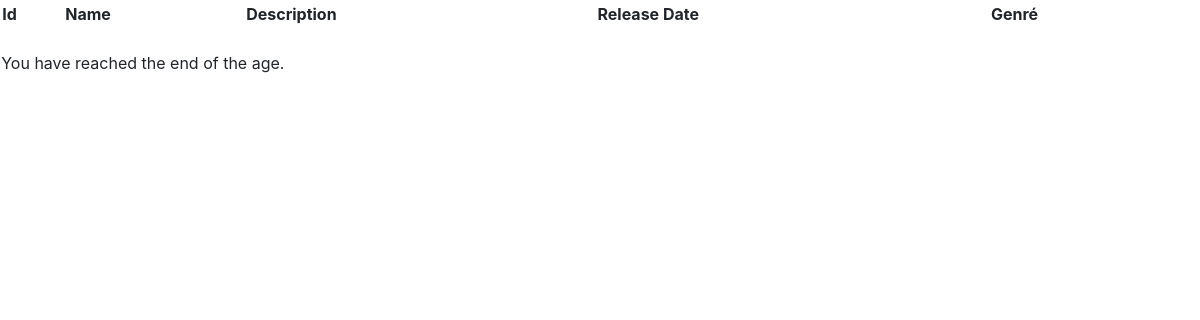
Page /dvds.php on the earlier database version.
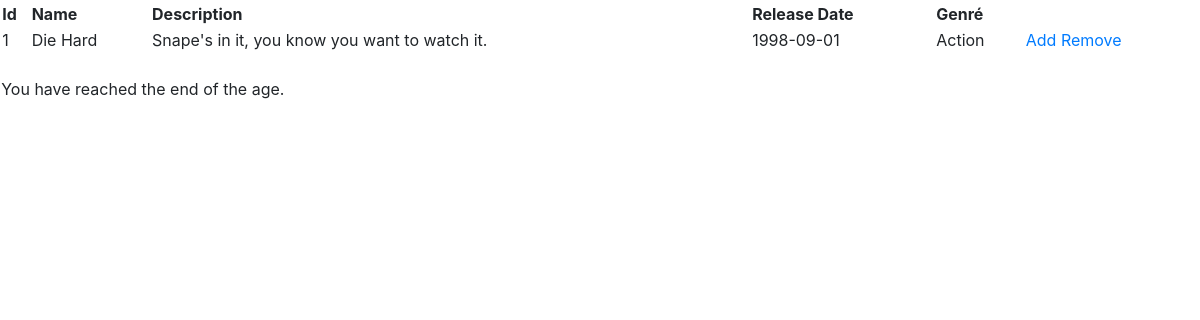
Same page on the later database version.
### tables this page shows
CREATE TABLE `dvd` (
  `id` int(11) NOT NULL,
  `name` varchar(50) NOT NULL,
  `description` varchar(255) NOT NULL,
  `release_date` date NOT NULL,
  `category_id` int(11) NOT NULL
);

CREATE TABLE `category` (
  `id` int(11) NOT NULL,
  `category_name` varchar(255) NOT NULL
);

### dvds.php (called while the page is built, shortened)
<?php
include ("dvdTable.php");

### dbConnect.php (called while the page is built, shortened)
<?php
class dbConnect
{
    private $host, $user, $password, $database, $conn;
    public function __construct($host = "127.0.0.1", $user = "root", $password = "", $database = "dvd_shop")
    {
        $this->host = $host;
        $this->user = $user;
        $this->password = $password;
        $this->database = $database;
        $this->conn = mysqli_connect($this->host, $this->user, $this->password, $this->database);
    }
    public function fetch($query, $where =[], $condition = ' AND ')
    {
        $sql = $this->conn->query($query);
        $result = array();
        while ($row = mysqli_fetch_assoc($sql)) {
            array_push($result, $row);
        }
        return $result;
    }
}

### dvd.php (called while the page is built, shortened)
<?php
class dvd
{
    private $id, $name, $description, $releaseDate, $category_id, $category_name, $count;
    public function __construct($id, $name, $description, $releaseDate, $category_id, $category_name, $count = 0)
    {
        $this->id = $id;
        $this->name = $name;
        $this->description = $description;
        $this->releaseDate = $releaseDate;
        $this->category_name = $category_name;
    }
    public function getId()
    {
        return $this->id;
    }
    public function getName()
    {
        return $this->name;
    }
    public function getDescription()
    {
        return $this->description;
    }
    public function getReleaseDate()
    {
        return $this->releaseDate;
    }
    public function getCategoryName()
    {
        return $this->category_name;
    }
}

### functionsDvd.php (the view, shortened to what this page needs)
<?php
function getDvd()
{
    $dbConnect = new dbConnect();
    $dvd = array();
    $results = $dbConnect->fetch("
        SELECT dvd.id, dvd.name, dvd.description,dvd.release_date, dvd.category_id, category.category_name
        FROM dvd
        INNER JOIN category ON category.id = dvd.category_id;");
    foreach ($results as $key => $value){
        array_push($dvd, new dvd($value['id'], $value['name'], $value['description'],
            $value['release_date'], $value['category_id'], $value['category_name']));
    }
    return $dvd;
}
function dvdTableStart(){
    ?>
<table>
    <tr>
        <th>Id</th>
        <th>Name</th>
        <th>Description</th>
        <th>Release Date</th>
        <th>Genré</th>
        <th>&nbsp;</th>
    </tr>
    <?php
}
    ?>
    <?php
function dvdTableRow($dvdArray)
{
    echo "<tr>
            <td>" . htmlspecialchars($dvdArray->getId()) . "</td>" . "
            <td>" . htmlspecialchars($dvdArray->getName()) . "</td>" . "
            <td>" . htmlspecialchars($dvdArray->getDescription()) . "</td>" . "
            <td>" . htmlspecialchars($dvdArray->getReleaseDate()) . "</td>" . "
            <td>" . htmlspecialchars($dvdArray->getCategoryName()) . "</td>" . "
            <td> <a href='?id=" . htmlspecialchars($dvdArray->getId()) . "&add=TRUE'>Add</a>
                <a href='?id=" . htmlspecialchars($dvdArray->getId()) . "&remove=TRUE'>Remove</a>
            </td>" . "
         </tr>";
}
function dvdTableEnd(){
    ?>
</table>
    <?php
}

### dvdTable.php (shortened to what this page needs)
<?php
include("functionsDvd.php");
if(!isset($dvdList)){
    $dvdList = getDvd();
}
dvdTableStart();
foreach ($dvdList as $key => $value){
    dvdTableRow($value);
}
dvdTableEnd();

### css/phptest.css (style rules this page uses)
table { width: 100%; margin: auto; }

Differences in the rows shown:
added dvd: id "1", name "Die Hard", description "Snape's in it, you know you want to watch it.", release_date "1998-09-01", category.category_name "Action"
